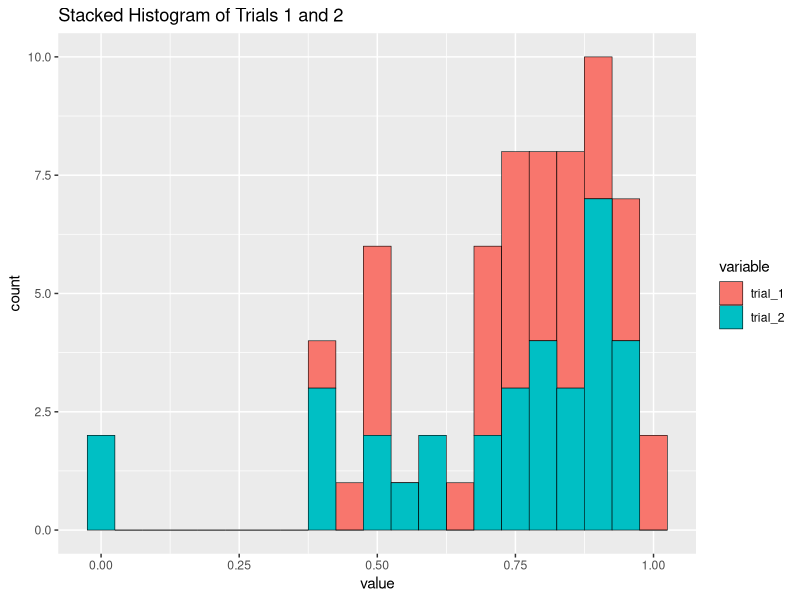
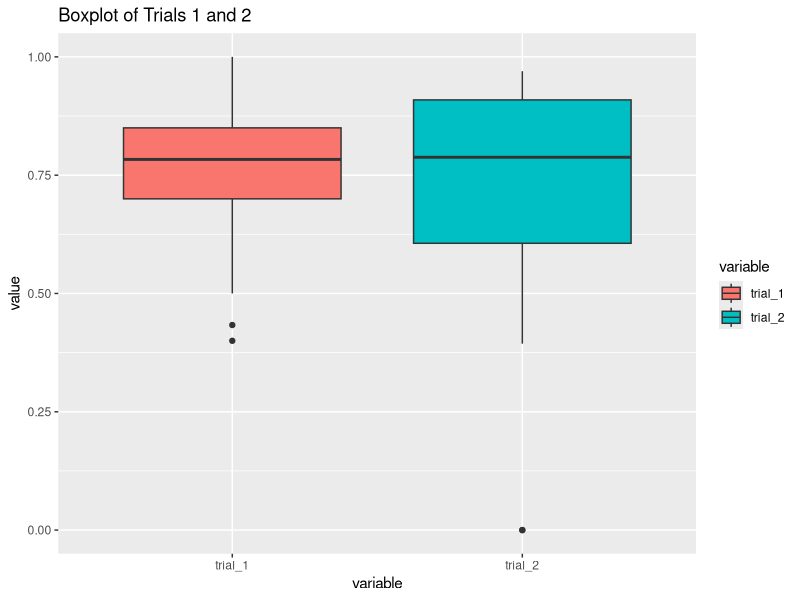
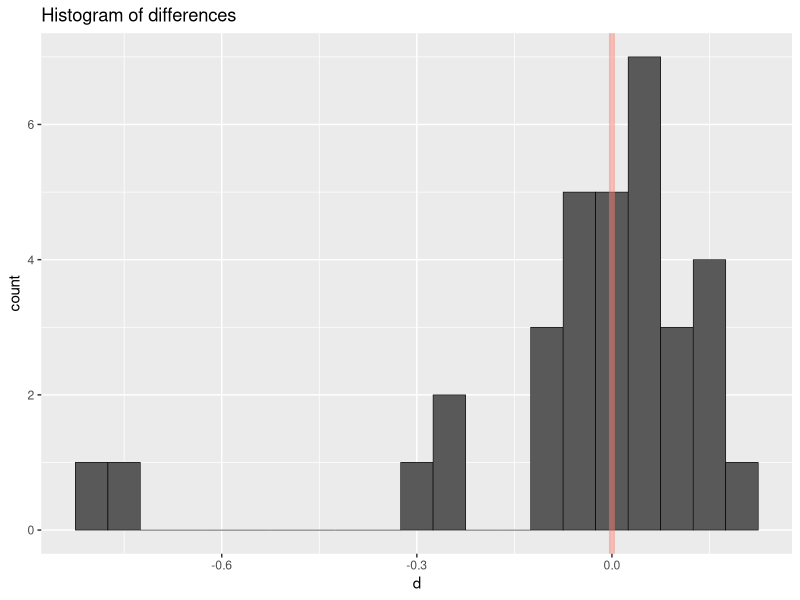

Generate these figures, in order, with R:
## ---- chunk 1
trial_1 <- c(59.5, 58.75, 57, 56.25, 56.25, 54.084, 53.73, 52.75, 51.334, 51.047, 50.95, 50.767, 50.375, 49.25, 48.75, 47.709, 47.45, 45.85, 45.75, 45.6, 45.109, 44.25, 42.717, 41.8, 41.684, 41.25, 38, 31.184, 30.517, 30.15, 29.75, 25.917, 24.125)

trial_2 <- c(24.5, 31.5, 28.75, 29.5, 27.75, 28, 29.75, 29.5, 30.5, 25.5, 27, 25, 32, 0, 31.75, 22.75, 26.75, 30.5, 31.75, 30.25, 0, 28, 26.5, 22.75, 24.5, 13.125, 13, 18.25, 15.75, 19.5, 19.5, 15.5, 13.5)

trial_1 <- round(trial_1) / 60
trial_2 <- round(trial_2) / 33
## ---- chunk 2
trials <- data.frame(cbind(trial_1, trial_2))
head(trials, 10)
## ---- chunk 3
library(dplyr)
trials <- trials %>% mutate(d=trial_2-trial_1)
head(trials, 10)
## ---- chunk 4
library(ggplot2)
library(reshape2)
ggplot(data=melt(trials) %>% filter(variable!="d"), aes(x=value, fill=variable)) + 
  geom_histogram(col="black", lwd=0.2, binwidth=0.05) +
  ggtitle("Stacked Histogram of Trials 1 and 2")
## ---- chunk 5
ggplot(data=melt(trials) %>% filter(variable!="d"), aes(y=value, x=variable, fill=variable)) + 
  geom_boxplot() +
  ggtitle("Boxplot of Trials 1 and 2")
## ---- chunk 6
ggplot(data=trials, aes(x=d)) + 
  geom_histogram(binwidth=0.05, col="black", lwd=0.2) +
  geom_vline(xintercept=0, col="salmon", lwd=2, alpha=0.5) +
  ggtitle("Histogram of differences")
## ---- chunk 7
trials <- trials %>% arrange(abs(d))
head(trials, 10)
## ---- chunk 8
trials <- trials %>% filter(d!=0)
## ---- chunk 9
assign_wrs <- function(diffs) {
  ranks <- c()            # * CREATE EMPTY VECTOR TO SAVE RANKS
  this_rank <- 1          # * START WITH RANK 1
  
  # * FOR EACH OF THE UNIQUE VALUES OF DIFFERENCES
  for(ix in 1:length(unique(diffs))) {
    
    # * CHECK IF THERE ARE DUPLICATED DIFFERENCES
    these_ix <- which(diffs == unique(diffs)[ix])
    
      # * IF THERE ARE NO DUPLICATES, ASSIGN STANDARD RANK
      if (length(these_ix)==1) {
        ranks <- c(ranks, this_rank)
        this_rank <- length(ranks) + 1
      
      # * IF THERE ARE DUPLICATES, ASSIGN AN AVERAGED RANK
      } else {
          these_ranks <- rep(mean(c(this_rank, this_rank+length(these_ix)-1)), length(these_ix))
          ranks <- c(ranks, these_ranks)
          this_rank <- length(ranks) + 1
      }
  }
  
  # * OUTPUT RANKS
  ranks
}

# * APPLY FUNCTION USING MUTATE
trials <- trials %>% mutate(rank=assign_wrs(d))
head(trials, 10)
## ---- chunk 10
trials %>% filter(d<0) %>% summarize(sum(rank))
## ---- chunk 11
trials %>% filter(d>0) %>% summarize(sum(rank))
## ---- chunk 12
nrow(trials)
## ---- chunk 13
trials %>% summarize(n=n(),
                     mu_t=(n*(n+1))/4,
                     sigma_t=sqrt((n*(n+1)*(2*n+1))/24),
                     z_t=(278-mu_t)/sigma_t)
## ---- chunk 14
2*pnorm(q=-0.04466957, lower.tail=TRUE)
## ---- chunk 15
pnorm(q=-0.04466957, lower.tail=TRUE) + pnorm(q=0.04466957, lower.tail=FALSE)
## ---- chunk 16
2*(1-pnorm(q=0.04466957, lower.tail=FALSE))
## ---- chunk 17
wilcox.test(x=trial_1, y=trial_2, data=trials, paired=TRUE, correct=TRUE)
